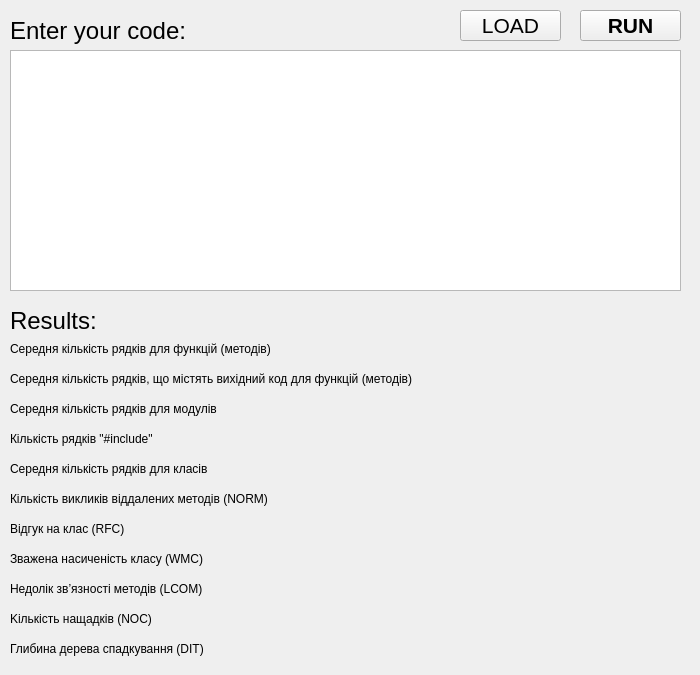
<?xml version="1.0" encoding="UTF-8"?>
<ui version="4.0">
 <class>MainWindow</class>
 <widget class="QMainWindow" name="MainWindow">
  <property name="geometry">
   <rect>
    <x>0</x>
    <y>0</y>
    <width>700</width>
    <height>675</height>
   </rect>
  </property>
  <property name="windowTitle">
   <string>MainWindow</string>
  </property>
  <widget class="QWidget" name="centralWidget">
   <widget class="QPlainTextEdit" name="plainTextEdit">
    <property name="geometry">
     <rect>
      <x>10</x>
      <y>50</y>
      <width>671</width>
      <height>241</height>
     </rect>
    </property>
    <property name="plainText">
     <string/>
    </property>
   </widget>
   <widget class="QLabel" name="anlf">
    <property name="geometry">
     <rect>
      <x>550</x>
      <y>340</y>
      <width>101</width>
      <height>16</height>
     </rect>
    </property>
    <property name="text">
     <string/>
    </property>
   </widget>
   <widget class="QLabel" name="anlc">
    <property name="geometry">
     <rect>
      <x>550</x>
      <y>370</y>
      <width>101</width>
      <height>16</height>
     </rect>
    </property>
    <property name="text">
     <string/>
    </property>
   </widget>
   <widget class="QLabel" name="module">
    <property name="geometry">
     <rect>
      <x>550</x>
      <y>400</y>
      <width>101</width>
      <height>16</height>
     </rect>
    </property>
    <property name="text">
     <string/>
    </property>
   </widget>
   <widget class="QLabel" name="inc">
    <property name="geometry">
     <rect>
      <x>550</x>
      <y>430</y>
      <width>101</width>
      <height>16</height>
     </rect>
    </property>
    <property name="text">
     <string/>
    </property>
   </widget>
   <widget class="QLabel" name="norm">
    <property name="geometry">
     <rect>
      <x>550</x>
      <y>490</y>
      <width>101</width>
      <height>16</height>
     </rect>
    </property>
    <property name="text">
     <string/>
    </property>
   </widget>
   <widget class="QLabel" name="rfc">
    <property name="geometry">
     <rect>
      <x>550</x>
      <y>520</y>
      <width>101</width>
      <height>16</height>
     </rect>
    </property>
    <property name="text">
     <string/>
    </property>
   </widget>
   <widget class="QLabel" name="wmc">
    <property name="geometry">
     <rect>
      <x>550</x>
      <y>550</y>
      <width>101</width>
      <height>16</height>
     </rect>
    </property>
    <property name="text">
     <string/>
    </property>
   </widget>
   <widget class="QLabel" name="lcom">
    <property name="geometry">
     <rect>
      <x>550</x>
      <y>580</y>
      <width>101</width>
      <height>16</height>
     </rect>
    </property>
    <property name="text">
     <string/>
    </property>
   </widget>
   <widget class="QLabel" name="noc">
    <property name="geometry">
     <rect>
      <x>550</x>
      <y>610</y>
      <width>101</width>
      <height>16</height>
     </rect>
    </property>
    <property name="text">
     <string/>
    </property>
   </widget>
   <widget class="QLabel" name="dit">
    <property name="geometry">
     <rect>
      <x>550</x>
      <y>640</y>
      <width>101</width>
      <height>16</height>
     </rect>
    </property>
    <property name="text">
     <string/>
    </property>
   </widget>
   <widget class="QPushButton" name="result">
    <property name="geometry">
     <rect>
      <x>580</x>
      <y>10</y>
      <width>101</width>
      <height>31</height>
     </rect>
    </property>
    <property name="font">
     <font>
      <pointsize>16</pointsize>
      <weight>75</weight>
      <bold>true</bold>
     </font>
    </property>
    <property name="text">
     <string>RUN</string>
    </property>
   </widget>
   <widget class="QLabel" name="enter_code">
    <property name="geometry">
     <rect>
      <x>10</x>
      <y>10</y>
      <width>191</width>
      <height>41</height>
     </rect>
    </property>
    <property name="font">
     <font>
      <pointsize>18</pointsize>
     </font>
    </property>
    <property name="text">
     <string>Enter your code:</string>
    </property>
   </widget>
   <widget class="QLabel" name="results">
    <property name="geometry">
     <rect>
      <x>10</x>
      <y>300</y>
      <width>191</width>
      <height>41</height>
     </rect>
    </property>
    <property name="font">
     <font>
      <pointsize>18</pointsize>
     </font>
    </property>
    <property name="text">
     <string>Results:</string>
    </property>
   </widget>
   <widget class="QLabel" name="label_15">
    <property name="geometry">
     <rect>
      <x>10</x>
      <y>340</y>
      <width>521</width>
      <height>17</height>
     </rect>
    </property>
    <property name="text">
     <string>Середня кількість рядків для функцій (методів)</string>
    </property>
   </widget>
   <widget class="QLabel" name="label_16">
    <property name="geometry">
     <rect>
      <x>10</x>
      <y>370</y>
      <width>521</width>
      <height>17</height>
     </rect>
    </property>
    <property name="text">
     <string>Cередня кількість рядків, що містять вихідний код для функцій (методів)</string>
    </property>
   </widget>
   <widget class="QLabel" name="label_17">
    <property name="geometry">
     <rect>
      <x>10</x>
      <y>400</y>
      <width>521</width>
      <height>17</height>
     </rect>
    </property>
    <property name="text">
     <string>Cередня кількість рядків для модулів</string>
    </property>
   </widget>
   <widget class="QLabel" name="label_18">
    <property name="geometry">
     <rect>
      <x>10</x>
      <y>430</y>
      <width>521</width>
      <height>17</height>
     </rect>
    </property>
    <property name="text">
     <string>Кількість рядків &quot;#include&quot;</string>
    </property>
   </widget>
   <widget class="QLabel" name="label_19">
    <property name="geometry">
     <rect>
      <x>10</x>
      <y>490</y>
      <width>521</width>
      <height>17</height>
     </rect>
    </property>
    <property name="text">
     <string>Кількість викликів віддалених методів (NORM)</string>
    </property>
   </widget>
   <widget class="QLabel" name="label_20">
    <property name="geometry">
     <rect>
      <x>10</x>
      <y>520</y>
      <width>521</width>
      <height>17</height>
     </rect>
    </property>
    <property name="text">
     <string>Відгук на клас (RFC)</string>
    </property>
   </widget>
   <widget class="QLabel" name="label_21">
    <property name="geometry">
     <rect>
      <x>10</x>
      <y>550</y>
      <width>521</width>
      <height>17</height>
     </rect>
    </property>
    <property name="text">
     <string>Зважена насиченість класу (WMC)</string>
    </property>
   </widget>
   <widget class="QLabel" name="label_23">
    <property name="geometry">
     <rect>
      <x>10</x>
      <y>580</y>
      <width>521</width>
      <height>17</height>
     </rect>
    </property>
    <property name="text">
     <string>Hедолік зв’язності методів (LCOM)</string>
    </property>
   </widget>
   <widget class="QLabel" name="label_24">
    <property name="geometry">
     <rect>
      <x>10</x>
      <y>610</y>
      <width>521</width>
      <height>17</height>
     </rect>
    </property>
    <property name="text">
     <string>Kількість нащадків (NOC)</string>
    </property>
   </widget>
   <widget class="QLabel" name="label_28">
    <property name="geometry">
     <rect>
      <x>10</x>
      <y>640</y>
      <width>521</width>
      <height>17</height>
     </rect>
    </property>
    <property name="text">
     <string>Глибина дерева спадкування (DIT)</string>
    </property>
   </widget>
   <widget class="QLabel" name="label_22">
    <property name="geometry">
     <rect>
      <x>10</x>
      <y>460</y>
      <width>521</width>
      <height>17</height>
     </rect>
    </property>
    <property name="text">
     <string>Cередня кількість рядків для класів</string>
    </property>
   </widget>
   <widget class="QLabel" name="class_2">
    <property name="geometry">
     <rect>
      <x>550</x>
      <y>460</y>
      <width>101</width>
      <height>16</height>
     </rect>
    </property>
    <property name="text">
     <string/>
    </property>
   </widget>
   <widget class="QPushButton" name="load">
    <property name="geometry">
     <rect>
      <x>460</x>
      <y>10</y>
      <width>101</width>
      <height>31</height>
     </rect>
    </property>
    <property name="font">
     <font>
      <pointsize>16</pointsize>
     </font>
    </property>
    <property name="text">
     <string>LOAD</string>
    </property>
   </widget>
  </widget>
 </widget>
 <layoutdefault spacing="6" margin="11"/>
 <resources/>
 <connections/>
</ui>
